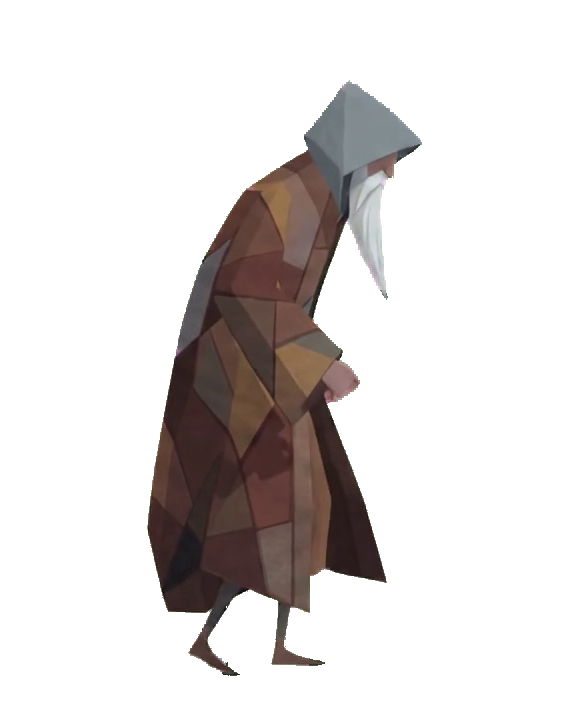
#> input picture raw/master_mason/anim/peregrino_aterrizaje_correr/_sin_limpiar/c_11.png, 584 x 720 px
$ python limpia_pies.py
#> lines starting #> are read from the running program, lines starting #| are printed output that depends on the picture
"""Quita el polvo con tinte de croma que queda junto a los pies en 04_limpios.

Dos restos, medidos en _sin_limpiar/:
  - la sombra del polvo al aterrizar (c_01-05): un reguero OPACO de verde muy
    oscuro (24,41,37) en el suelo, filas 660-720, junto al pie delantero
  - una bolsa de croma entre las piernas (c_16-17), filas 540-660, x 250-287:
    opaca y oscurecida por el despill, (39,60,57), 1000 px
Se borra, de la fila 520 para abajo, todo pixel verdoso y oscuro: g > r + 12 y
max(r,g,b) < 110. El abrigo es marron (r > g), las piernas gris neutro y el
suelo no existe, asi que solo entra eso. La capucha tiene brillos gris-verdosos
(110,128,125) pero estan por encima de la fila 240 y son mas claros. Ademas, en
el 18 % inferior, lo claro y neutro con alfa a medias (polvo suelto).
Guarda copia en _sin_limpiar/ y parte siempre de ella (es idempotente).
    python limpia_pies.py
"""
import glob, os, shutil
import numpy as np
from PIL import Image
aqui = os.path.dirname(os.path.abspath(__file__))
carpeta = os.path.join(aqui, '04_limpios'); copia = os.path.join(aqui, '_sin_limpiar')
if not os.path.isdir(copia):
    shutil.copytree(carpeta, copia)
for f in sorted(glob.glob(os.path.join(copia, '*.png'))):
    im = np.asarray(Image.open(f).convert('RGBA')).astype(int)
    h = im.shape[0]
#> h = 720
    r, g, b, a = im[..., 0], im[..., 1], im[..., 2], im[..., 3]
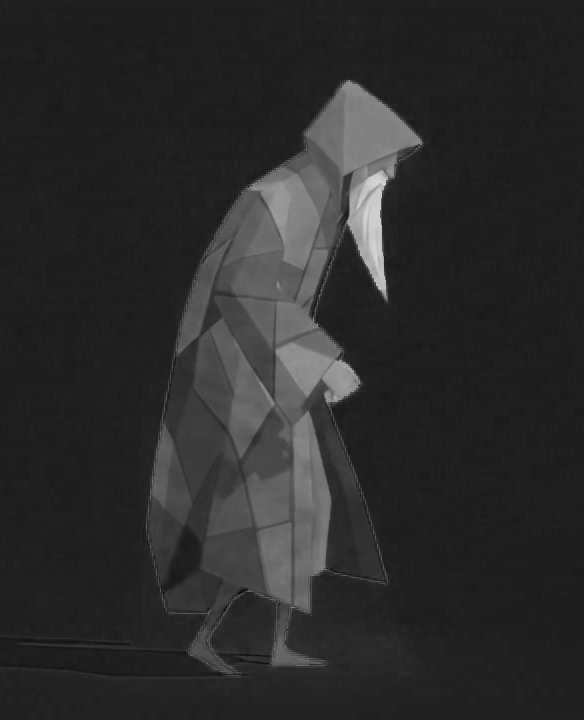
#> r: shape (720, 584) int64; min 0, max 218, mean 43.3
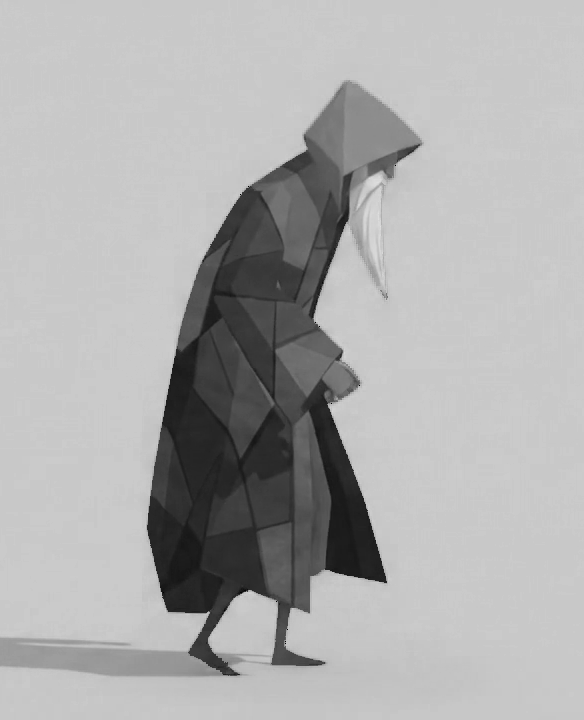
#> g: shape (720, 584) int64; min 0, max 223, mean 173.3
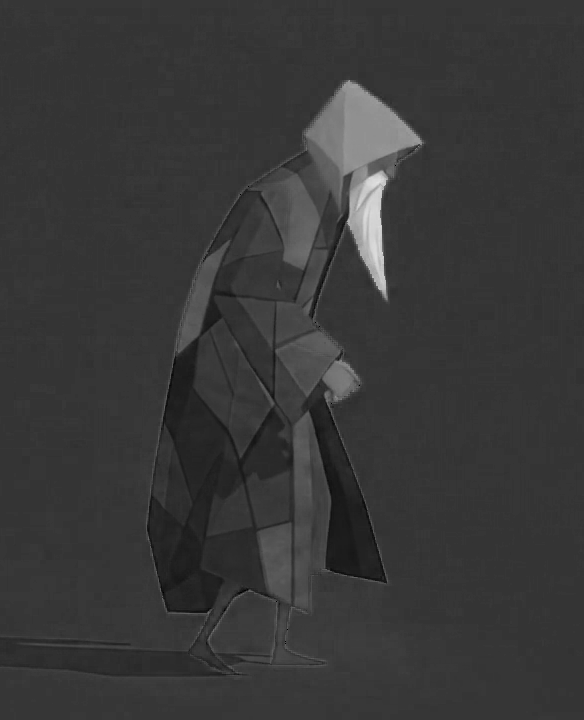
#> b: shape (720, 584) int64; min 0, max 226, mean 56.2
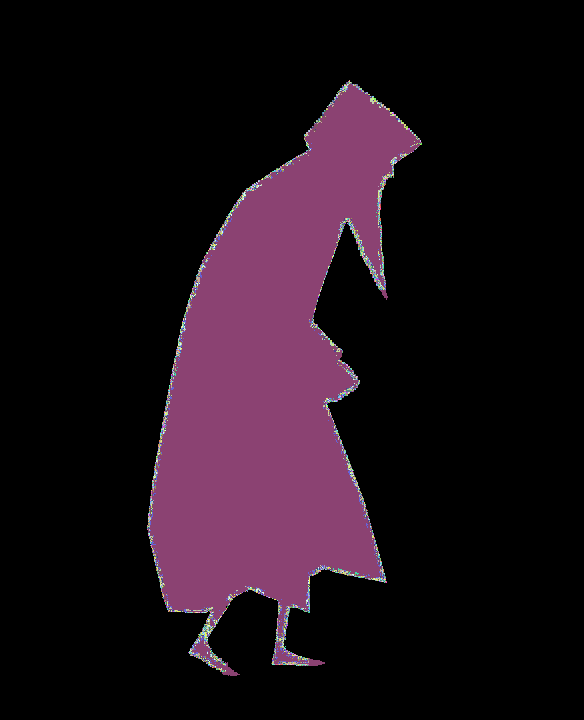
#> a: shape (720, 584) int64; 150 distinct labels, from 0 to 255; one colour per label, 0 black
    filas = np.arange(h)[:, None]
#> filas = 720 values from 0 to 719
    verdoso = (a > 0) & (g > r + 12) & (np.maximum(np.maximum(r, g), b) < 110) & (filas >= 520)
#> verdoso: shape (720, 584) bool; every value is 0
    polvo = (a > 20) & (a < 230) & (np.maximum(np.maximum(r, g), b) > 110) & (np.abs(r - g) < 25) & (np.abs(g - b) < 25) & (filas >= int(h * 0.82))
    quitar = verdoso | polvo
    im[..., 3][quitar] = 0
    Image.fromarray(im.astype(np.uint8)).save(os.path.join(carpeta, os.path.basename(f)))
    print('%s: %d px quitados (%d verdosos, %d polvo)' % (os.path.basename(f), int(quitar.sum()), int(verdoso.sum()), int(polvo.sum())))
#| c_11.png: 0 px quitados (0 verdosos, 0 polvo)
